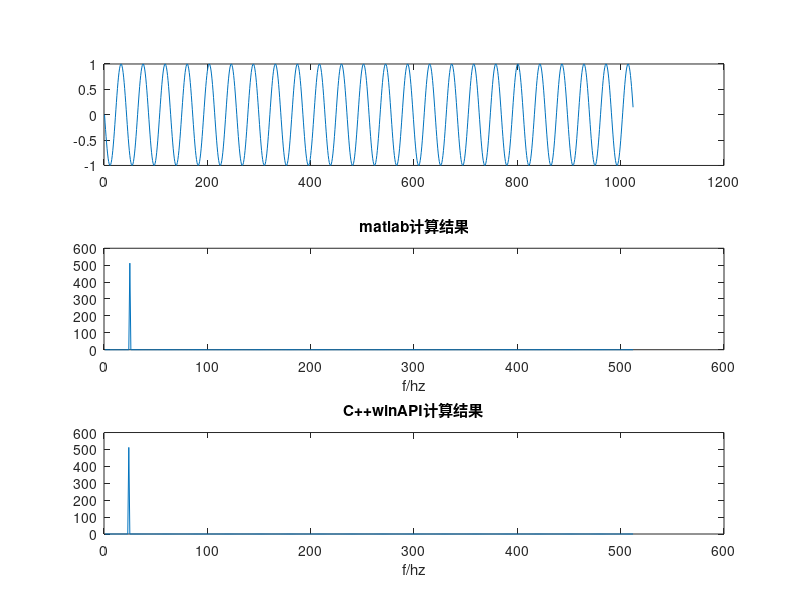

Here is the MATLAB script that generated this plot:
clc
close all
clear
%读入原信号并绘制
data = load('input.txt');
subplot(3,1,1);
plot(data);
%利用MATLAB计算fft并绘制
A_data=abs(fft(data,1024));
subplot(3,1,2);
plot(A_data(1:512));
title("输入信号");
xlabel("采样点数");
%读入C++多线程计算的fft数据并绘出
outputdata=load("output.txt");
outputdata_real=outputdata(:,1);
outputdata_img=outputdata(:,2);
A_out=complex(outputdata_real,outputdata_img);
A_out=abs(A_out);
title('matlab计算结果');
xlabel("f/hz");
A_out=flipud(A_out);
subplot(3,1,3);
plot(A_out(1:512));
title("C++winAPI计算结果")
xlabel("f/hz");
